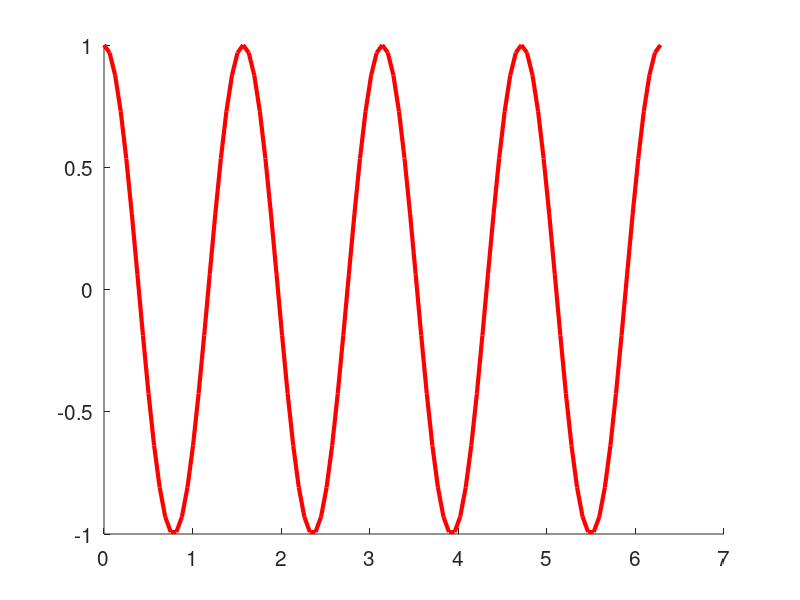
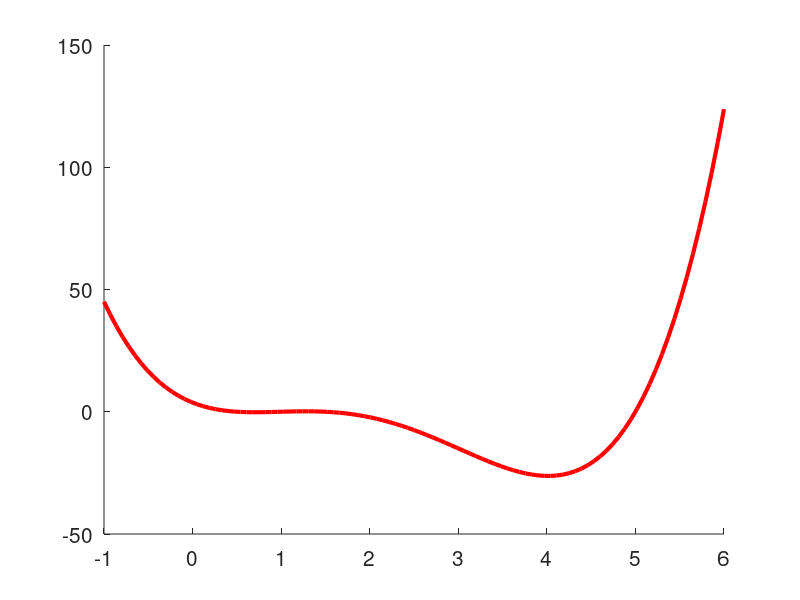
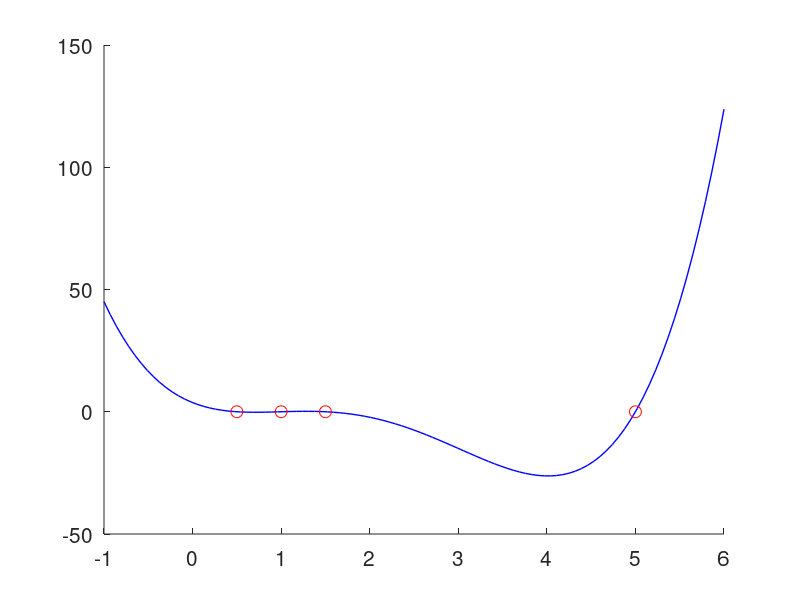

These figures' MATLAB source, in order:
% Homework 0

% PROBLEM 1

% First we create the x values
n = 101;
x1 = linspace(0, 2*pi, n);

% Now we calculate the y values
y1 = cos(4*x1);

% some parameters used in the plot
FS = 15
LW = 3

figure(1), axes('FontSize', FS), hold on
plot(x1, y1, 'r', 'LineWidth', LW)


% PROBLEM 2

% create the x values
x2 = linspace(-1,6,n)

% create the anonymous function
polynomial = @(x) (x.^4) - (8 * x.^3) + (17.75 * x.^2) - (14.5 * x) + 3.75

% create the y values
y2 = polynomial(x2)

figure(2), axes('FontSize', FS), hold on
plot(x2, y2, 'r', 'LineWidth', LW)


% PROBLEM 3

% this is the code provided 
A = [8 -17.75 14.5 -3.75;
1 0 0 0;
0 1 0 0;
0 0 1 0];
r = eig(A);

% create a new plot with the polynomial and its zeros
figure(3), axes('FontSize', FS), hold on
plot(x2, y2, 'b', 'LineWidth', LW-2)
scatter(r, polynomial(r), 75, 'r', 'o')